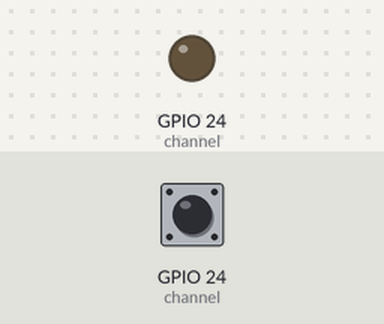
A program run on a simulated Raspberry Pi (BCM pin numbers). Shown: output pins drawn as LEDs (lit = HIGH). The test bench sets the inputs (shaded band); at power-on: GPIO 24 (channel) HIGH. The clock reads 2024-03-15 10:24:30 at power-on unless the program sets it; files the program writes start out absent.

Above: at 0.1 s.
At 1.1 s:
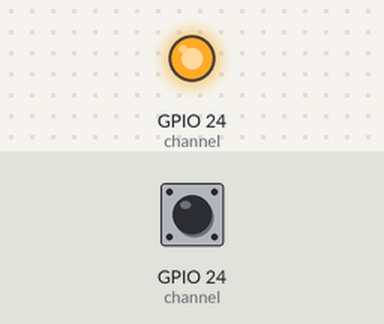
Timing chart, 0 to 2.6 s (numbered marks = the images above):
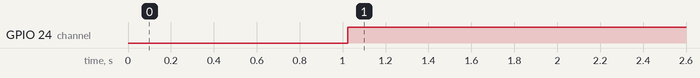

The program:

Run.py
```python
#!/usr/bin/python3
#-*-coding:utf-8 -*-
import sqlite3
import time
import datetime
# import random
# import logging
import GetData

class Run():
    def __init__(self,):
        #日志
        #logging.basicConfig(filename='logger.log', level=logging.INFO)
        self.db = sqlite3.connect('./data.db')
        self.cursor = self.db.cursor()
    def run(self,):
        dtime = datetime.datetime.now()
        cur_time = dtime.strftime(r'%Y-%m-%d %H:%M:%S')
        while True:

            try:
                getdata = GetData.AccData()
                humidity, temperature = -1,-1
                while humidity==-1 and temperature==-1:
                    humidity, temperature = getdata.get_wearther_data()
                # humidity, temperature = self.test()
                self.write_data(cur_time,humidity,temperature)

            except Exception as f:
                print(f)

            time.sleep(5)
        self.close()

    def write_data(self, time, humidity, temperature):
        sql_ = 'insert into user values("{}","{}","{}")'.format(time, humidity, temperature)
        print(sql_)
        self.cursor.execute(sql_)
        self.db.commit()
    # def test(self,):
    #     return int(random.random()*100), int(random.random()*100)
    # def get_oneday_data(param='today'):
    #     #获取今天的温度
    #     if param=='today':
    #         datas = self.cursor.execute('select * from DATA;')
    #     dataSet = []
    #     for data in datas；
    #         dataSet.append(data)
    #     return dataSet
    def close(self, ):
        self.cursor.close()

if __name__=='__main__':
    run = Run()
    run.run()
```

GetData.py
```python
#!/usr/bin/python3
#-*-coding:utf-8 -*-
import RPi.GPIO as GPIO
import time

class AccData():
    def __init__(self,):
        # self.sign = 5 #最多重试5次
        pass
    def get_wearther_data(self,):

        channel = 24            #引脚号16
        data = []           #温湿度值
        j = 0               #计数器

        GPIO.setmode(GPIO.BCM)      #以BCM编码格式

        time.sleep(1)           #时延一秒

        GPIO.setup(channel, GPIO.OUT)

        GPIO.output(channel, GPIO.LOW)
        time.sleep(0.02)        #给信号提示传感器开始工作
        GPIO.output(channel, GPIO.HIGH)

        GPIO.setup(channel, GPIO.IN)

        while GPIO.input(channel) == GPIO.LOW:
            continue

        while GPIO.input(channel) == GPIO.HIGH:
            continue

        while j < 40:
            k = 0
            while GPIO.input(channel) == GPIO.LOW:
                continue

            while GPIO.input(channel) == GPIO.HIGH:
                k += 1
                if k > 100:
                    break

            if k < 8:
                data.append(0)
            else:
                data.append(1)

            j += 1

        # print("sensor is working.")
        # print(data)              #输出初始数据高低电平

        humidity_bit = data[0:8]        #分组
        humidity_point_bit = data[8:16]
        temperature_bit = data[16:24]
        temperature_point_bit = data[24:32]
        check_bit = data[32:40]

        humidity = 0
        humidity_point = 0
        temperature = 0
        temperature_point = 0
        check = 0

        for i in range(8):
            humidity += humidity_bit[i] * 2 ** (7 - i)              #转换成十进制数据
            humidity_point += humidity_point_bit[i] * 2 ** (7 - i)
            temperature += temperature_bit[i] * 2 ** (7 - i)
            temperature_point += temperature_point_bit[i] * 2 ** (7 - i)
            check += check_bit[i] * 2 ** (7 - i)

        tmp = humidity + humidity_point + temperature + temperature_point       #十进制的数据相加

        GPIO.cleanup()
        if check == tmp:                               #数据校验，相等则输出
            print("temperature : ", temperature, ", humidity : " , humidity)
            return humidity,temperature
        else:                                       #错误输出错误信息，和校验数据
            return -1,-1
            # print("wrong")
            # print("temperature : ", temperature, ", humidity : " , humidity, " check : ", check, " tmp : ", tmp)


if __name__ == "__main__":
    # Main()
    # time.sleep(1)
    # Main2()
    pass
```

Measured:
- by itself, GPIO 24 (channel): LOW → HIGH at 1.0 s
